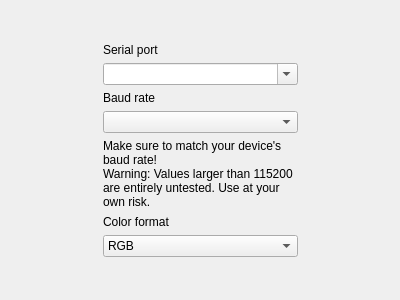
<?xml version="1.0" encoding="UTF-8"?>
<ui version="4.0">
 <class>ConfigureDevicePage</class>
 <widget class="QWizardPage" name="ConfigureDevicePage">
  <property name="geometry"><rect><x>0</x><y>0</y><width>400</width><height>300</height></rect></property><property name="sizePolicy"><sizepolicy hsizetype="Expanding" vsizetype="Expanding"><horstretch>0</horstretch><verstretch>0</verstretch></sizepolicy></property><property name="minimumSize"><size><width>320</width><height>240</height></size></property>
  <property name="windowTitle">
   <string>WizardPage</string>
  </property>
  <property name="title">
   <string>Device configuration</string>
  </property>
  <layout class="QVBoxLayout" name="verticalLayout">
   <item>
    <widget class="QStackedWidget" name="stackedWidget">
     <widget class="QWidget" name="page">
      <layout class="QGridLayout" name="gridLayout">
       <item row="4" column="1">
        <widget class="QLabel" name="label_2">
         <property name="text">
          <string>Baud rate</string>
         </property>
        </widget>
       </item>
       <item row="5" column="2">
        <spacer name="horizontalSpacer_2">
         <property name="orientation">
          <enum>Qt::Horizontal</enum>
         </property>
         <property name="sizeHint" stdset="0">
          <size>
           <width>40</width>
           <height>20</height>
          </size>
         </property>
        </spacer>
       </item>
       <item row="5" column="0">
        <spacer name="horizontalSpacer">
         <property name="orientation">
          <enum>Qt::Horizontal</enum>
         </property>
         <property name="sizeHint" stdset="0">
          <size>
           <width>40</width>
           <height>20</height>
          </size>
         </property>
        </spacer>
       </item>
       <item row="5" column="1">
        <widget class="QComboBox" name="cbBaudRate"/>
       </item>
       <item row="9" column="1">
        <spacer name="verticalSpacer_2">
         <property name="orientation">
          <enum>Qt::Vertical</enum>
         </property>
         <property name="sizeHint" stdset="0">
          <size>
           <width>20</width>
           <height>40</height>
          </size>
         </property>
        </spacer>
       </item>
       <item row="2" column="1">
        <widget class="QComboBox" name="cbSerialPortName">
         <property name="editable">
          <bool>true</bool>
         </property>
         <property name="toolTip">
          <string>Auto-detected serial ports - pick one, or type a port name manually (e.g. for a port not currently plugged in).</string>
         </property>
        </widget>
       </item>
       <item row="0" column="1">
        <spacer name="verticalSpacer">
         <property name="orientation">
          <enum>Qt::Vertical</enum>
         </property>
         <property name="sizeHint" stdset="0">
          <size>
           <width>20</width>
           <height>40</height>
          </size>
         </property>
        </spacer>
       </item>
       <item row="1" column="1">
        <widget class="QLabel" name="lSerialPort">
         <property name="text">
          <string>Serial port</string>
         </property>
        </widget>
       </item>
       <item row="8" column="1">
        <widget class="QComboBox" name="cbColorFormat">
         <item>
          <property name="text">
           <string>RGB</string>
          </property>
         </item>
         <item>
          <property name="text">
           <string>RBG</string>
          </property>
         </item>
         <item>
          <property name="text">
           <string>BGR</string>
          </property>
         </item>
         <item>
          <property name="text">
           <string>BRG</string>
          </property>
         </item>
         <item>
          <property name="text">
           <string>GRB</string>
          </property>
         </item>
         <item>
          <property name="text">
           <string>GBR</string>
          </property>
         </item>
        </widget>
       </item>
       <item row="7" column="1">
        <widget class="QLabel" name="label_3">
         <property name="text">
          <string>Color format</string>
         </property>
        </widget>
       </item>
       <item row="6" column="1">
        <widget class="QLabel" name="label">
         <property name="minimumSize">
          <size>
           <width>195</width>
           <height>26</height>
          </size>
         </property>
         <property name="text">
          <string>Make sure to match your device's baud rate!
Warning: Values larger than 115200 are entirely untested. Use at your own risk.</string>
         </property>
         <property name="alignment">
          <set>Qt::AlignLeading|Qt::AlignLeft|Qt::AlignTop</set>
         </property>
         <property name="wordWrap">
          <bool>true</bool>
         </property>
        </widget>
       </item>
      </layout>
     </widget>
     <widget class="QWidget" name="page_2"/>
    </widget>
   </item>
  </layout>
 </widget>
 <resources/>
 <connections/>
</ui>
